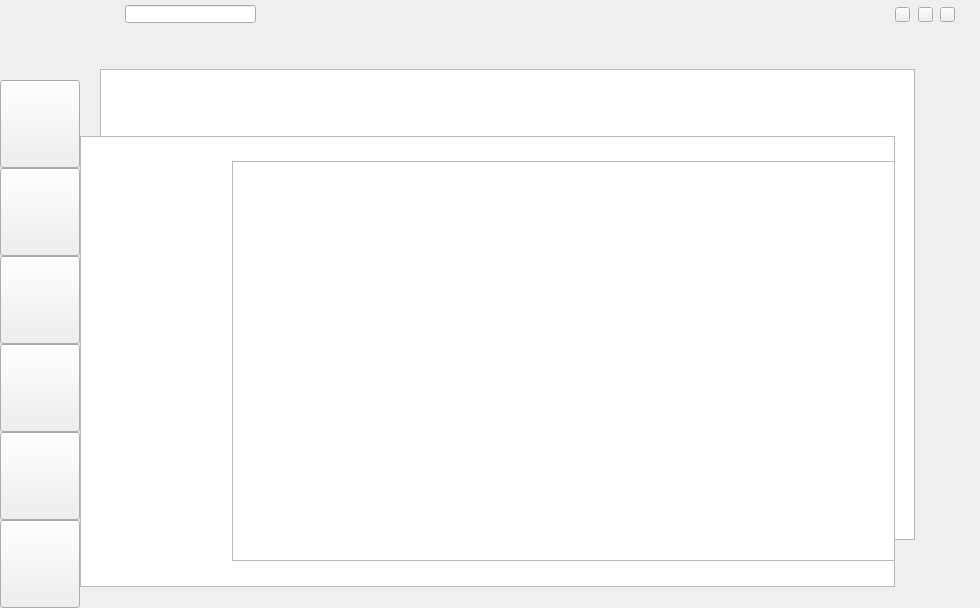
<?xml version="1.0" encoding="UTF-8"?>
<ui version="4.0">
 <class>MainWindow</class>
 <widget class="QMainWindow" name="MainWindow">
  <property name="geometry">
   <rect>
    <x>0</x>
    <y>0</y>
    <width>980</width>
    <height>608</height>
   </rect>
  </property>
  <property name="windowTitle">
   <string>MainWindow</string>
  </property>
  <widget class="QWidget" name="centralwidget">
   <widget class="QWidget" name="navWidget" native="true">
    <property name="geometry">
     <rect>
      <x>0</x>
      <y>0</y>
      <width>80</width>
      <height>608</height>
     </rect>
    </property>
    <widget class="QLabel" name="logoImg">
     <property name="geometry">
      <rect>
       <x>0</x>
       <y>0</y>
       <width>80</width>
       <height>80</height>
      </rect>
     </property>
     <property name="text">
      <string/>
     </property>
    </widget>
    <widget class="QPushButton" name="btnHomepage">
     <property name="geometry">
      <rect>
       <x>0</x>
       <y>80</y>
       <width>80</width>
       <height>88</height>
      </rect>
     </property>
     <property name="text">
      <string/>
     </property>
    </widget>
    <widget class="QPushButton" name="btnUp">
     <property name="geometry">
      <rect>
       <x>0</x>
       <y>256</y>
       <width>80</width>
       <height>88</height>
      </rect>
     </property>
     <property name="text">
      <string/>
     </property>
    </widget>
    <widget class="QPushButton" name="btnUn">
     <property name="geometry">
      <rect>
       <x>0</x>
       <y>344</y>
       <width>80</width>
       <height>88</height>
      </rect>
     </property>
     <property name="text">
      <string/>
     </property>
    </widget>
    <widget class="QPushButton" name="btnXp">
     <property name="geometry">
      <rect>
       <x>0</x>
       <y>432</y>
       <width>80</width>
       <height>88</height>
      </rect>
     </property>
     <property name="text">
      <string/>
     </property>
    </widget>
    <widget class="QPushButton" name="btnTask">
     <property name="geometry">
      <rect>
       <x>0</x>
       <y>520</y>
       <width>80</width>
       <height>88</height>
      </rect>
     </property>
     <property name="text">
      <string/>
     </property>
    </widget>
    <widget class="QPushButton" name="btnAll">
     <property name="geometry">
      <rect>
       <x>0</x>
       <y>168</y>
       <width>80</width>
       <height>88</height>
      </rect>
     </property>
     <property name="text">
      <string/>
     </property>
    </widget>
   </widget>
   <widget class="QWidget" name="rightWidget" native="true">
    <property name="geometry">
     <rect>
      <x>80</x>
      <y>0</y>
      <width>900</width>
      <height>608</height>
     </rect>
    </property>
    <widget class="QWidget" name="allsWidget" native="true">
     <property name="geometry">
      <rect>
       <x>152</x>
       <y>82</y>
       <width>663</width>
       <height>479</height>
      </rect>
     </property>
     <widget class="QListWidget" name="allsListWidget">
      <property name="geometry">
       <rect>
        <x>0</x>
        <y>79</y>
        <width>663</width>
        <height>400</height>
       </rect>
      </property>
     </widget>
     <widget class="QLabel" name="allsHeader">
      <property name="geometry">
       <rect>
        <x>0</x>
        <y>55</y>
        <width>663</width>
        <height>24</height>
       </rect>
      </property>
      <property name="text">
       <string/>
      </property>
     </widget>
     <widget class="QLabel" name="allsMSGBar">
      <property name="geometry">
       <rect>
        <x>0</x>
        <y>0</y>
        <width>663</width>
        <height>55</height>
       </rect>
      </property>
      <property name="text">
       <string/>
      </property>
     </widget>
     <widget class="QLabel" name="textsize_all">
      <property name="geometry">
       <rect>
        <x>300</x>
        <y>58</y>
        <width>50</width>
        <height>17</height>
       </rect>
      </property>
      <property name="text">
       <string/>
      </property>
     </widget>
     <widget class="QLabel" name="textrating_all">
      <property name="geometry">
       <rect>
        <x>510</x>
        <y>58</y>
        <width>60</width>
        <height>17</height>
       </rect>
      </property>
      <property name="text">
       <string/>
      </property>
     </widget>
     <widget class="QLabel" name="textappname_all">
      <property name="geometry">
       <rect>
        <x>70</x>
        <y>58</y>
        <width>170</width>
        <height>17</height>
       </rect>
      </property>
      <property name="text">
       <string/>
      </property>
     </widget>
     <widget class="QLabel" name="texticon_all">
      <property name="geometry">
       <rect>
        <x>10</x>
        <y>58</y>
        <width>30</width>
        <height>17</height>
       </rect>
      </property>
      <property name="text">
       <string/>
      </property>
     </widget>
     <widget class="QLabel" name="textversion_all">
      <property name="geometry">
       <rect>
        <x>375</x>
        <y>58</y>
        <width>100</width>
        <height>17</height>
       </rect>
      </property>
      <property name="text">
       <string/>
      </property>
     </widget>
     <widget class="QLabel" name="textaction_all">
      <property name="geometry">
       <rect>
        <x>600</x>
        <y>58</y>
        <width>50</width>
        <height>17</height>
       </rect>
      </property>
      <property name="text">
       <string/>
      </property>
     </widget>
    </widget>
    <widget class="QWidget" name="xpWidget" native="true">
     <property name="geometry">
      <rect>
       <x>20</x>
       <y>36</y>
       <width>860</width>
       <height>565</height>
      </rect>
     </property>
     <widget class="QLabel" name="xpMSGBar">
      <property name="geometry">
       <rect>
        <x>0</x>
        <y>0</y>
        <width>815</width>
        <height>33</height>
       </rect>
      </property>
      <property name="text">
       <string/>
      </property>
     </widget>
     <widget class="QTableWidget" name="xptableWidget">
      <property name="geometry">
       <rect>
        <x>0</x>
        <y>33</y>
        <width>815</width>
        <height>471</height>
       </rect>
      </property>
     </widget>
    </widget>
    <widget class="QWidget" name="unWidget" native="true">
     <property name="geometry">
      <rect>
       <x>152</x>
       <y>82</y>
       <width>663</width>
       <height>479</height>
      </rect>
     </property>
     <widget class="QListWidget" name="unListWidget">
      <property name="geometry">
       <rect>
        <x>0</x>
        <y>79</y>
        <width>663</width>
        <height>400</height>
       </rect>
      </property>
     </widget>
     <widget class="QLabel" name="unHeader">
      <property name="geometry">
       <rect>
        <x>0</x>
        <y>55</y>
        <width>663</width>
        <height>24</height>
       </rect>
      </property>
      <property name="text">
       <string/>
      </property>
     </widget>
     <widget class="QLabel" name="unMSGBar">
      <property name="geometry">
       <rect>
        <x>0</x>
        <y>0</y>
        <width>663</width>
        <height>55</height>
       </rect>
      </property>
      <property name="text">
       <string/>
      </property>
     </widget>
     <widget class="QLabel" name="textappname_un">
      <property name="geometry">
       <rect>
        <x>70</x>
        <y>58</y>
        <width>170</width>
        <height>17</height>
       </rect>
      </property>
      <property name="text">
       <string/>
      </property>
     </widget>
     <widget class="QLabel" name="textsize_un">
      <property name="geometry">
       <rect>
        <x>300</x>
        <y>58</y>
        <width>50</width>
        <height>17</height>
       </rect>
      </property>
      <property name="text">
       <string/>
      </property>
     </widget>
     <widget class="QLabel" name="textrating_un">
      <property name="geometry">
       <rect>
        <x>510</x>
        <y>58</y>
        <width>60</width>
        <height>17</height>
       </rect>
      </property>
      <property name="text">
       <string/>
      </property>
     </widget>
     <widget class="QLabel" name="textversion_un">
      <property name="geometry">
       <rect>
        <x>375</x>
        <y>58</y>
        <width>100</width>
        <height>17</height>
       </rect>
      </property>
      <property name="text">
       <string/>
      </property>
     </widget>
     <widget class="QLabel" name="texticon_un">
      <property name="geometry">
       <rect>
        <x>10</x>
        <y>58</y>
        <width>30</width>
        <height>17</height>
       </rect>
      </property>
      <property name="text">
       <string/>
      </property>
     </widget>
     <widget class="QLabel" name="textaction_un">
      <property name="geometry">
       <rect>
        <x>600</x>
        <y>58</y>
        <width>50</width>
        <height>17</height>
       </rect>
      </property>
      <property name="text">
       <string/>
      </property>
     </widget>
    </widget>
    <widget class="QWidget" name="homepageWidget" native="true">
     <property name="geometry">
      <rect>
       <x>20</x>
       <y>36</y>
       <width>860</width>
       <height>565</height>
      </rect>
     </property>
     <widget class="QWidget" name="recommendWidget" native="true">
      <property name="geometry">
       <rect>
        <x>0</x>
        <y>214</y>
        <width>529</width>
        <height>265</height>
       </rect>
      </property>
     </widget>
     <widget class="QWidget" name="rankWidget" native="true">
      <property name="geometry">
       <rect>
        <x>530</x>
        <y>214</y>
        <width>133</width>
        <height>265</height>
       </rect>
      </property>
      <widget class="QLabel" name="rankLogo">
       <property name="geometry">
        <rect>
         <x>8</x>
         <y>10</y>
         <width>16</width>
         <height>16</height>
        </rect>
       </property>
       <property name="text">
        <string/>
       </property>
      </widget>
      <widget class="QLabel" name="rankText">
       <property name="geometry">
        <rect>
         <x>27</x>
         <y>11</y>
         <width>45</width>
         <height>16</height>
        </rect>
       </property>
       <property name="text">
        <string>排行榜</string>
       </property>
      </widget>
      <widget class="QPushButton" name="btnDay">
       <property name="geometry">
        <rect>
         <x>74</x>
         <y>10</y>
         <width>14</width>
         <height>15</height>
        </rect>
       </property>
       <property name="text">
        <string/>
       </property>
      </widget>
      <widget class="QPushButton" name="btnWeek">
       <property name="geometry">
        <rect>
         <x>92</x>
         <y>10</y>
         <width>14</width>
         <height>15</height>
        </rect>
       </property>
       <property name="text">
        <string/>
       </property>
      </widget>
      <widget class="QPushButton" name="btnMonth">
       <property name="geometry">
        <rect>
         <x>110</x>
         <y>10</y>
         <width>14</width>
         <height>15</height>
        </rect>
       </property>
       <property name="text">
        <string/>
       </property>
      </widget>
      <widget class="QPushButton" name="btnDownTimes">
       <property name="geometry">
        <rect>
         <x>3</x>
         <y>34</y>
         <width>65</width>
         <height>28</height>
        </rect>
       </property>
       <property name="text">
        <string>下载排行</string>
       </property>
      </widget>
      <widget class="QPushButton" name="btnGrade">
       <property name="geometry">
        <rect>
         <x>66</x>
         <y>34</y>
         <width>65</width>
         <height>28</height>
        </rect>
       </property>
       <property name="text">
        <string>评分排行</string>
       </property>
      </widget>
      <widget class="QListWidget" name="rankView">
       <property name="geometry">
        <rect>
         <x>0</x>
         <y>62</y>
         <width>133</width>
         <height>203</height>
        </rect>
       </property>
      </widget>
     </widget>
     <widget class="QLabel" name="vline1">
      <property name="geometry">
       <rect>
        <x>529</x>
        <y>214</y>
        <width>1</width>
        <height>265</height>
       </rect>
      </property>
      <property name="text">
       <string/>
      </property>
     </widget>
    </widget>
    <widget class="QWidget" name="searchBG" native="true">
     <property name="geometry">
      <rect>
       <x>152</x>
       <y>82</y>
       <width>663</width>
       <height>33</height>
      </rect>
     </property>
    </widget>
    <widget class="QWidget" name="searchWidget" native="true">
     <property name="geometry">
      <rect>
       <x>152</x>
       <y>82</y>
       <width>663</width>
       <height>479</height>
      </rect>
     </property>
     <widget class="QListWidget" name="searchListWidget">
      <property name="geometry">
       <rect>
        <x>0</x>
        <y>79</y>
        <width>663</width>
        <height>400</height>
       </rect>
      </property>
     </widget>
     <widget class="QLabel" name="searchHeader">
      <property name="geometry">
       <rect>
        <x>0</x>
        <y>55</y>
        <width>663</width>
        <height>24</height>
       </rect>
      </property>
      <property name="text">
       <string/>
      </property>
     </widget>
     <widget class="QLabel" name="searchMSGBar">
      <property name="geometry">
       <rect>
        <x>0</x>
        <y>0</y>
        <width>663</width>
        <height>55</height>
       </rect>
      </property>
      <property name="text">
       <string/>
      </property>
     </widget>
    </widget>
    <widget class="QWidget" name="taskWidget" native="true">
     <property name="geometry">
      <rect>
       <x>0</x>
       <y>82</y>
       <width>815</width>
       <height>505</height>
      </rect>
     </property>
     <widget class="QLabel" name="taskHeader">
      <property name="geometry">
       <rect>
        <x>0</x>
        <y>30</y>
        <width>815</width>
        <height>24</height>
       </rect>
      </property>
      <property name="text">
       <string/>
      </property>
     </widget>
     <widget class="QLabel" name="taskMSGBar">
      <property name="geometry">
       <rect>
        <x>0</x>
        <y>0</y>
        <width>815</width>
        <height>30</height>
       </rect>
      </property>
      <property name="text">
       <string/>
      </property>
     </widget>
     <widget class="QListWidget" name="taskListWidget">
      <property name="geometry">
       <rect>
        <x>0</x>
        <y>54</y>
        <width>815</width>
        <height>451</height>
       </rect>
      </property>
     </widget>
     <widget class="QLabel" name="texticon">
      <property name="geometry">
       <rect>
        <x>5</x>
        <y>33</y>
        <width>30</width>
        <height>17</height>
       </rect>
      </property>
      <property name="text">
       <string/>
      </property>
     </widget>
     <widget class="QLabel" name="textappname">
      <property name="geometry">
       <rect>
        <x>60</x>
        <y>33</y>
        <width>170</width>
        <height>17</height>
       </rect>
      </property>
      <property name="text">
       <string/>
      </property>
     </widget>
     <widget class="QLabel" name="textsize">
      <property name="geometry">
       <rect>
        <x>270</x>
        <y>33</y>
        <width>50</width>
        <height>17</height>
       </rect>
      </property>
      <property name="text">
       <string/>
      </property>
     </widget>
     <widget class="QLabel" name="textprocess">
      <property name="geometry">
       <rect>
        <x>350</x>
        <y>33</y>
        <width>100</width>
        <height>17</height>
       </rect>
      </property>
      <property name="text">
       <string/>
      </property>
     </widget>
     <widget class="QLabel" name="textstatus">
      <property name="geometry">
       <rect>
        <x>585</x>
        <y>33</y>
        <width>100</width>
        <height>17</height>
       </rect>
      </property>
      <property name="text">
       <string/>
      </property>
     </widget>
    </widget>
    <widget class="QWidget" name="upWidget" native="true">
     <property name="geometry">
      <rect>
       <x>152</x>
       <y>82</y>
       <width>663</width>
       <height>479</height>
      </rect>
     </property>
     <widget class="QListWidget" name="upListWidget">
      <property name="geometry">
       <rect>
        <x>0</x>
        <y>79</y>
        <width>663</width>
        <height>400</height>
       </rect>
      </property>
     </widget>
     <widget class="QLabel" name="upHeader">
      <property name="geometry">
       <rect>
        <x>0</x>
        <y>55</y>
        <width>663</width>
        <height>24</height>
       </rect>
      </property>
      <property name="text">
       <string/>
      </property>
     </widget>
     <widget class="QLabel" name="upMSGBar">
      <property name="geometry">
       <rect>
        <x>0</x>
        <y>0</y>
        <width>663</width>
        <height>55</height>
       </rect>
      </property>
      <property name="text">
       <string/>
      </property>
     </widget>
     <widget class="QLabel" name="textrating_up">
      <property name="geometry">
       <rect>
        <x>510</x>
        <y>58</y>
        <width>60</width>
        <height>17</height>
       </rect>
      </property>
      <property name="text">
       <string/>
      </property>
     </widget>
     <widget class="QLabel" name="textsize_up">
      <property name="geometry">
       <rect>
        <x>300</x>
        <y>58</y>
        <width>50</width>
        <height>17</height>
       </rect>
      </property>
      <property name="text">
       <string/>
      </property>
     </widget>
     <widget class="QLabel" name="textversion_up">
      <property name="geometry">
       <rect>
        <x>375</x>
        <y>58</y>
        <width>100</width>
        <height>17</height>
       </rect>
      </property>
      <property name="text">
       <string/>
      </property>
     </widget>
     <widget class="QLabel" name="texticon_up">
      <property name="geometry">
       <rect>
        <x>10</x>
        <y>58</y>
        <width>30</width>
        <height>17</height>
       </rect>
      </property>
      <property name="text">
       <string/>
      </property>
     </widget>
     <widget class="QLabel" name="textappname_up">
      <property name="geometry">
       <rect>
        <x>70</x>
        <y>58</y>
        <width>170</width>
        <height>17</height>
       </rect>
      </property>
      <property name="text">
       <string/>
      </property>
     </widget>
     <widget class="QLabel" name="textaction_up">
      <property name="geometry">
       <rect>
        <x>600</x>
        <y>58</y>
        <width>50</width>
        <height>17</height>
       </rect>
      </property>
      <property name="text">
       <string/>
      </property>
     </widget>
    </widget>
    <widget class="QWidget" name="headerWidget" native="true">
     <property name="geometry">
      <rect>
       <x>20</x>
       <y>0</y>
       <width>860</width>
       <height>36</height>
      </rect>
     </property>
     <widget class="QPushButton" name="btnClose">
      <property name="geometry">
       <rect>
        <x>840</x>
        <y>7</y>
        <width>15</width>
        <height>15</height>
       </rect>
      </property>
      <property name="text">
       <string/>
      </property>
     </widget>
     <widget class="QPushButton" name="btnMin">
      <property name="geometry">
       <rect>
        <x>795</x>
        <y>7</y>
        <width>15</width>
        <height>15</height>
       </rect>
      </property>
      <property name="text">
       <string/>
      </property>
     </widget>
     <widget class="QPushButton" name="btnConf">
      <property name="geometry">
       <rect>
        <x>818</x>
        <y>7</y>
        <width>15</width>
        <height>15</height>
       </rect>
      </property>
      <property name="text">
       <string/>
      </property>
     </widget>
     <widget class="QLineEdit" name="leSearch">
      <property name="geometry">
       <rect>
        <x>25</x>
        <y>5</y>
        <width>131</width>
        <height>18</height>
       </rect>
      </property>
     </widget>
     <widget class="QLabel" name="lebg">
      <property name="geometry">
       <rect>
        <x>8</x>
        <y>5</y>
        <width>157</width>
        <height>18</height>
       </rect>
      </property>
      <property name="text">
       <string/>
      </property>
     </widget>
    </widget>
   </widget>
   <zorder>rightWidget</zorder>
   <zorder>navWidget</zorder>
  </widget>
 </widget>
 <resources/>
 <connections/>
</ui>
